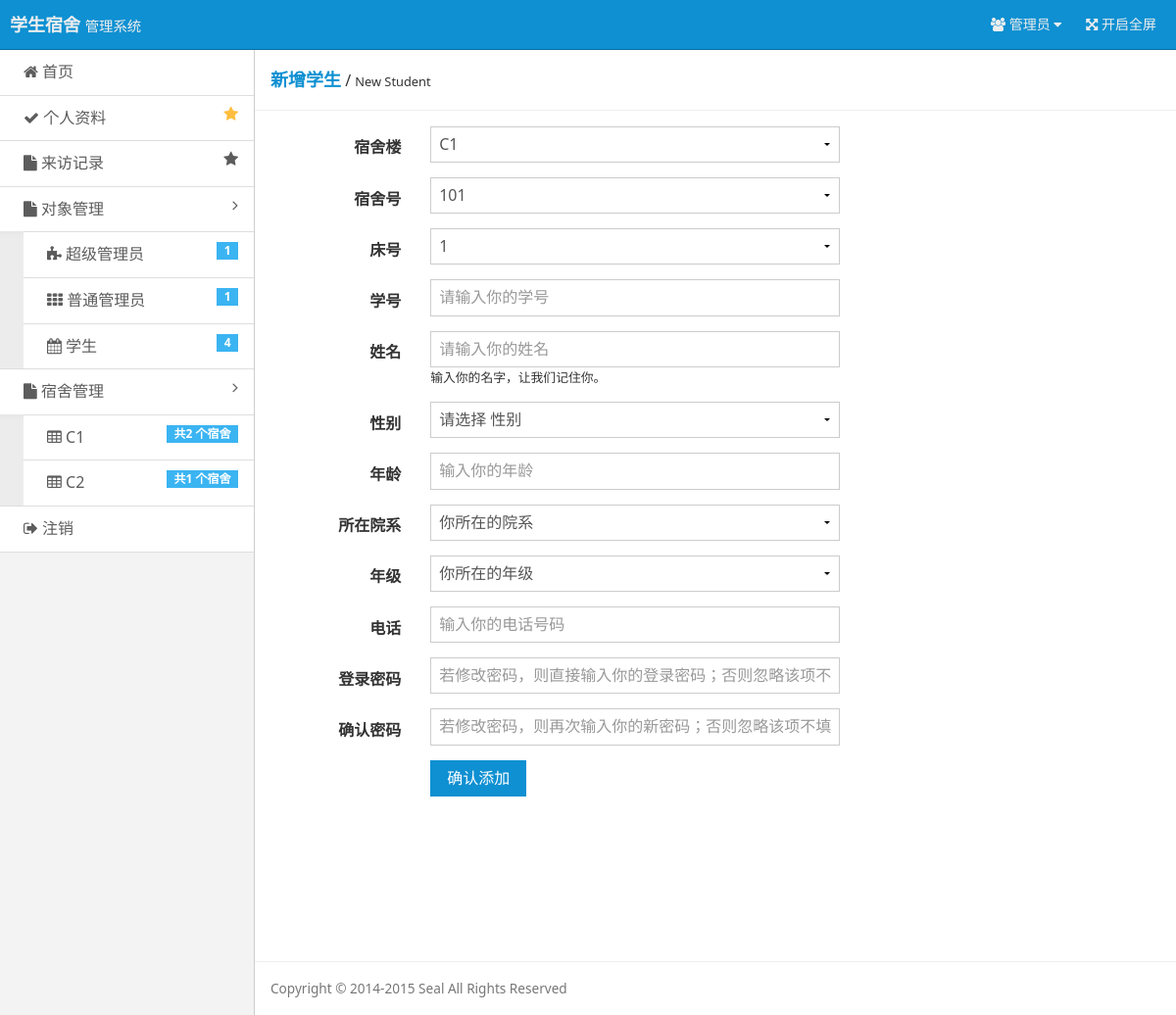
Screenshot of /pages/stu-add.php (signed in) with the database file from the repository.
### tables this page shows
CREATE TABLE `build`  (
  `Build_Name` varchar(16) NOT NULL COMMENT '宿舍名',
  `Build_Id` varchar(16) NOT NULL COMMENT '宿舍楼',
  `Build_Price` varchar(16) NOT NULL COMMENT '宿舍单价',
  PRIMARY KEY (`Build_Name`) USING BTREE
);

### include/checklogin.php (called while the page is built, shortened)
<?php
$user = $_COOKIE ['user'];
$user_power = $_COOKIE ['user_power'];
if($user == ""){
    header("Location: ?r=login");
    exit();
}else{
    $query = "SELECT * FROM user WHERE Id = '$user'";
    $result = mysqli_query($conn, $query);
    $users = mysqli_fetch_array($result);
}
?>

### pages/stu-add.php (the view, shortened to what this page needs)
<?php
require 'connect/database.php';
require 'include/checklogin.php';
include 'tools/tool_database.php';
$page_from = $_GET['from'];
$permission_read = "true";
$permission_read = "readonly='$permission_read'";
if ($user_power == 3) {
    header("Location: ?r=permission-denied");
    exit();
} else {
    $permission_show = "style=\"display: none;\"";
    if ($user_power == 1) {
        $permission_read = "";
    }
}
$users_all_dor_builds_query = "SELECT Build_Name FROM build ORDER BY Build_Id";
$users_all_dor_builds_result = mysqli_query($conn,$users_all_dor_builds_query) or die ('SQL语句有误：' . mysqli_error($conn));
$users_all_dor_build_query = "SELECT Build_Name,Build_Id FROM build ORDER BY Build_Id";
$users_all_dor_build_result = mysqli_query($conn,$users_all_dor_build_query) or die ('SQL语句有误：' . mysqli_error($conn));
$users_all_dor_build = mysqli_fetch_array($users_all_dor_build_result);
 $dor_build_select_name = $_GET['db_name_select'];
if (isset($dor_build_select_name)) {
    $dor_build_select_id = queryDorBuildIdByName($conn,$dor_build_select_name);
    $dor_list_query = "SELECT Dor_No FROM dormitory WHERE Build_Id='$dor_build_select_id'";
} else $dor_list_query = "SELECT Dor_No FROM dormitory WHERE Build_Id='{$users_all_dor_build['Build_Id']}'";
$dor_list_result = mysqli_query($conn,$dor_list_query) or die ('SQL语句有误：' . mysqli_error($conn));
$dor_lists_query = "SELECT Dor_BedNum FROM dormitory WHERE Dor_Id='{$users_all_dor_build['Build_Id']}'";
$dor_lists_result = mysqli_query($conn,$dor_lists_query) or die ('SQL语句有误：' . mysqli_error($conn));
$dor_list = mysqli_fetch_array($dor_lists_result);
?>
<!doctype html>
<html class="no-js">
<head>
    <link rel="stylesheet" href="assets/css/amazeui.min.css"/>
    <link rel="stylesheet" href="assets/css/admin.css">
    <link rel="stylesheet" href="assets/css/css_msgbox/msgBoxLight.css"/>
</head>
<body>
<header class="am-topbar am-topbar-inverse admin-header">
    <?php require 'tools/header.php'; ?>
</header>
<div class="am-cf admin-main">
    <?php require 'tools/siderbar.php'; ?>
    <div class="admin-content">
        <div class="admin-content-body">
            <div class="am-cf am-padding am-padding-bottom-0">
                <div class="am-fl am-cf"><strong class="am-text-primary am-text-lg">新增学生</strong> /
                    <small>New Student</small>
                </div>
            </div>
            <hr/>
            <div class="am-g">
                <div class="am-u-sm-12 am-u-md-8 am-u-md-pull-4">
                    <form class="am-form am-form-horizontal" method="post" name="add">
                        <div class="am-form-group">
                            <label for="user-dor-build" class="am-u-sm-3 am-form-label">宿舍楼</label>
                            <div class="am-u-sm-9">
                                <?php
                                if ($user_power == 3 || $page_from == "dorlist") {
                                    echo "<select name='user-dor-build' id='user-dor-build' disabled='disabled' onchange='request(this.id)'>";
                                } else {
                                    echo "<select name='user-dor-build' id='user-dor-build' onchange='request(this.id)'>";
                                }
                                while ($dor_builds = mysqli_fetch_array($users_all_dor_builds_result)) {
                                    if ($dor_builds['Build_Name'] == 'C1') {
                                        echo "<option value='{$dor_builds['Build_Name']}' selected='selected'>{$dor_builds['Build_Name']}</option>";
                                    } else {
                                        echo "<option value='{$dor_builds['Build_Name']}'>{$dor_builds['Build_Name']}</option>";
                                    }
                                }
                                echo "</select>";
                                ?>
                            </div>
                        </div>
                        <div class="am-form-group">
                            <label for="user-dor" class="am-u-sm-3 am-form-label">宿舍号</label>
                            <div class="am-u-sm-9">
                                <?php
                                if ($user_power == 3) {
                                    echo "<select name='user-dor' disabled='disabled'>";
                                } else {
                                    echo "<select name='user-dor'>";
                                }
                                while ($db_dor = mysqli_fetch_array($dor_list_result)) {
                                    if ($db_dor['Dor_No'] == '101') {
                                        echo "<option value='{$db_dor['Dor_No']}' selected='selected'>{$db_dor['Dor_No']}</option>";
                                    } else {
                                        echo "<option value='{$db_dor['Dor_No']}'>{$db_dor['Dor_No']}</option>";
                                    }
                                }
                                echo "</select>";
                                ?>
                            </div>
                        </div>
                        <div class="am-form-group">
                            <label for="user-bed" class="am-u-sm-3 am-form-label">床号</label>
                            <div class="am-u-sm-9">
                                <?php
                                if ($user_power == 3) {
                                    echo "<select name='user-bed' disabled='disabled'>";
                                } else {
                                    echo "<select name='user-bed'>";
                                }
                                for ($i = 1; $i <= $dor_list['Dor_BedNum']; $i++) {
                                    if ($i == '1') {
                                        echo "<option value='$i' selected='selected'>$i</option>";
                                    } else {
                                        echo "<option value='$i' >$i</option>";
                                    }
                                }
                                echo "</select>";
                                ?>
                            </div>
                        </div>
                        <div class="am-form-group">
                            <label for="user-no" class="am-u-sm-3 am-form-label">学号</label>
                            <div class="am-u-sm-9">
                                <input type="text" id="user-no" name="user-no"
                                       placeholder="请输入你的学号" <?php echo $permission_read ?> value="">
                            </div>
                        </div>
                        <div class="am-form-group">
                            <label for="user-name" class="am-u-sm-3 am-form-label">姓名</label>
                            <div class="am-u-sm-9">
                                <input type="text" id="user-name" name="user-name"
                                       placeholder="请输入你的姓名" <?php echo $permission_read ?>>
                                <small>输入你的名字，让我们记住你。</small>
                            </div>
                        </div>
                        <div class="am-form-group">
                            <label for="user-sex" class="am-u-sm-3 am-form-label">性别</label>
                            <div class="am-u-sm-9">
                                <select name="user-sex" <?php echo $permission_read ?>>
                                    <option value="">请选择 性别</option>
                                </select>
                            </div>
                        </div>
                        <div class="am-form-group">
                            <label for="user-age" class="am-u-sm-3 am-form-label">年龄</label>
                            <div class="am-u-sm-9">
                                <input type="number" pattern="[0-9]*" id="user-age" name="user-age"
                                       placeholder="输入你的年龄" <?php echo $permission_read ?>>
                            </div>
                        </div>
                        <div class="am-form-group">
                            <label for="user-department" class="am-u-sm-3 am-form-label">所在院系</label>
                            <div class="am-u-sm-9">
                                <select name="user-department" data-placeholder="请选择学院" <?php echo $permission_read ?>>
                                    <option value="">你所在的院系</option>
                                </select>
                            </div>
                        </div>
                        <div class="am-form-group">
                            <label for="user-grade" class="am-u-sm-3 am-form-label">年级</label>
                            <div class="am-u-sm-9">
                                <select name="user-grade" data-placeholder="请选择年级" <?php echo $permission_read ?>>
                                    <option value="">你所在的年级</option>
                                </select>
                            </div>
                        </div>
                        <div class="am-form-group">
                            <label for="user-phone" class="am-u-sm-3 am-form-label">电话</label>
                            <div class="am-u-sm-9">
                                <input type="tel" id="user-phone" name="user-phone"
                                       placeholder="输入你的电话号码" <?php echo $permission_read ?>>
                            </div>
                        </div>
                        <div class="am-form-group">
                            <label for="user-password" class="am-u-sm-3 am-form-label">登录密码</label>
                            <div class="am-u-sm-9">
                                <input type="password" id="user-password" name="user-password"
                                       placeholder="若修改密码，则直接输入你的登录密码；否则忽略该项不填">
                            </div>
                        </div>
                        <div class="am-form-group">
                            <label for="user-password-repeat" class="am-u-sm-3 am-form-label">确认密码</label>
                            <div class="am-u-sm-9">
                                <input type="password" id="user-password-repeat" name="user-password-repeat"
                                       placeholder="若修改密码，则再次输入你的新密码；否则忽略该项不填">
                            </div>
                        </div>
                        <div class="am-form-group">
                            <div class="am-u-sm-9 am-u-sm-push-3">
                                <input type="submit" name="add" value="确认添加"
                                       class="am-btn am-btn-primary" <?php if ($user_power != 3) echo ""; else echo $permission_show ?>>
                            </div>
                        </div>
                    </form>
                </div>
            </div>
        </div>
        <footer class="admin-content-footer">
            <?php require 'tools/footer.php'; ?>
        </footer>
    </div>
</div>
    <?php require 'tools/footer.php'; ?>
</body>
</html>

### tools/siderbar.php (shortened to what this page needs)
<?php
require 'connect/database.php';
require 'include/checklogin.php';
$super_admins_query=mysqli_query($conn,"SELECT * FROM `user` WHERE Power=1 ORDER BY user_Num DESC");
$super_admins_count=mysqli_num_rows($super_admins_query);
$normal_admin_query=mysqli_query($conn,"SELECT * FROM `user` WHERE Power=2 ORDER BY user_Num DESC");
$normal_admins_count=mysqli_num_rows($normal_admin_query);
$student_query=mysqli_query($conn,"SELECT * FROM `user` WHERE Power=3 ORDER BY user_Num DESC");
$students_count=mysqli_num_rows($student_query);
$dormitory_builds_query=mysqli_query($conn,"SELECT * FROM build ORDER BY Build_Id ");
?>
<div class="admin-sidebar am-offcanvas" id="admin-offcanvas">
    <div class="am-offcanvas-bar admin-offcanvas-bar">
        <ul class="am-list admin-sidebar-list">
            <?php
            switch ($user_power) {
                case 1 :
                    $judge_href = "?r=superadmin";
                    break;
            }
            ?>
            <li><a href="<?php echo $judge_href ?>"><span class="am-icon-home"></span> 首页</a></li>
            <?php
            switch ($user_power) {
                case 1 :
                    $data_href = "?r=user-admin-super&uno={$users['Id']}";
                    break;
            }
            ?>
            <li><a href="<?php echo $data_href ?>" class="am-cf"><span class="am-icon-check"></span> 个人资料<span class="am-icon-star am-fr am-margin-right admin-icon-yellow"></span></a></li>
            <li <?php if ($user_power == 3) echo 'style="display: none;"' ?>><a href="?r=show-visit" class="am-cf"><span class="am-icon-file"></span> 来访记录<span class="am-icon-star am-fr am-margin-right"></span></a></li>
            <li class="admin-parent" <?php if ($user_power == 3) echo 'style="display: none;"' ?>>
                <a class="am-cf" data-am-collapse="{target: '#collapse-nav'}"><span class="am-icon-file"></span> 对象管理 <span class="am-icon-angle-right am-fr am-margin-right"></span></a>
                <ul class="am-list am-collapse admin-sidebar-sub am-in" id="collapse-nav">
                    <li <?php if ($user_power == 2 || $user_power == 3) echo 'style="display: none;"' ?>><a href="?r=show-admin-super"><span class="am-icon-puzzle-piece"></span> 超级管理员 <span class="am-badge am-badge-secondary am-margin-right am-fr"><?php echo $super_admins_count?></span></a></li>
                    <li <?php if ($user_power == 2 || $user_power == 3) echo 'style="display: none;"' ?>><a href="?r=show-admin-normal"><span class="am-icon-th"></span> 普通管理员<span class="am-badge am-badge-secondary am-margin-right am-fr"><?php echo $normal_admins_count?></span></a></li>
                    <li ><a href="?r=show-stu"><span class="am-icon-calendar"></span> 学生 <span class="am-badge am-badge-secondary am-margin-right am-fr"><?php echo $students_count?></span></a></li>
                </ul>
            </li>
            <li class="admin-parent" <?php if ($user_power == 3) echo 'style="display: none;"' ?>>
                <a class="am-cf" data-am-collapse="{target: '#collapse-nav'}"><span class="am-icon-file"></span> 宿舍管理 <span class="am-icon-angle-right am-fr am-margin-right"></span></a>
                <ul class="am-list am-collapse admin-sidebar-sub am-in" id="collapse-nav">
                    <?php
                    while ($dormitory_builds = mysqli_fetch_array($dormitory_builds_query)) {
                        ?>
                        <li><a href="?r=show-dormitories&db_id=<?php echo $dormitory_builds['Build_Id'] ?>"><span
                                        class="am-icon-table"></span> <?php echo $dormitory_builds['Build_Name'] ?>
                                <span
                                        class="am-badge am-badge-secondary am-margin-right am-fr">共<?php echo mysqli_num_rows(mysqli_query($conn,"SELECT * FROM dormitory d,build b WHERE d.Build_Id = b.Build_Id AND b.Build_Name ='{$dormitory_builds['Build_Name']}' ")) ?>
                                    个宿舍</span></a>
                        </li>
                    <?php } ?>
                </ul>
            </li>
            <li><a href="?r=outlogin"><span class="am-icon-sign-out"></span> 注销</a></li>
        </ul>
    </div>
</div>

### rows the page displays
build: Build_Name "C1", Build_Name "2"
build: Build_Name "C2", Build_Name "1"

### other values shown
$super_admins_count "1"
$normal_admins_count "1"
$students_count "4"
form field user-dor-build "C1"
form field user-dor "101"
form field user-bed "1"
